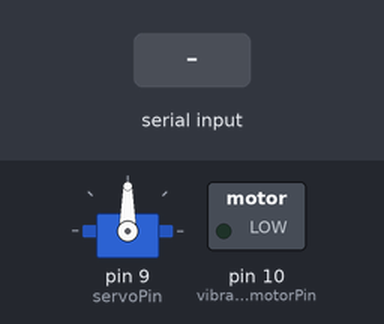
Recording of a sketch running on a simulated Arduino Uno, built with avr-gcc and run on an emulated ATmega328P. Parts: servo, switched loads named in the sketch (green lamp = pin HIGH). The inputs (shaded band) are chosen by the test bench. What the sketch prints to the serial monitor is not drawn.

Above: at 1.2 s.
1.3 s: "set_servo_angle:\n" received over Serial
At 1.9 s:
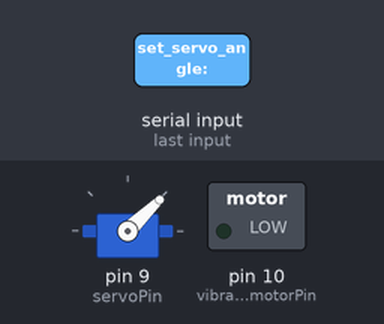
Timing chart, 0 to 4.3 s (numbered marks = the images above; inputs shaded):
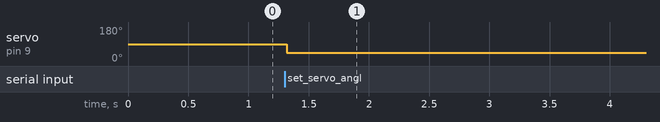

The sketch:

mainfinger.ino
```cpp
#include <Servo.h>
int servoPin=9;
int feedbackPin=A0;
int feedbackValue;
int vibrationmotorPin=10;
Servo MyServo; //defining a nickname to my servo


void setup() {
 Serial.begin(9600); //defining a wanted baud rate
 MyServo.attach(servoPin);
 //MyServo.write(0); //determines the prinmal angle of the servo to be at zero regarding its own axes -- i need to think if i need this or its not necessary!!
 pinMode(vibrationmotorPin,OUTPUT); //define the vibration motor as a one who accepts an order from arduino
}

void loop() {
  if (Serial.available() >0){ //checks if the port is available to preform the assignment
    String(command) = Serial.readStringUntil('\n'); //the communication between python and arduino works by strings
    // Serial.println(String(command));
    if (command.startsWith("set_servo_angle:")){
      int desired_angle = command.substring(16).toInt(); // the specification of the substring finds the desired angle in the form of a string, i need to understand if its 18 or 15
      int PWM = map(desired_angle,0,270,1000,2000); // translating the wanted angle into PWM, so the servomotor can read it --- need to think if this range is good
      MyServo.writeMicroseconds(PWM); //transfer the PWM high voltage value to the servomotor, with the information recieved
      //MyServo.write(desired_angle);
      delay(1000);//need to make sure this delay is suitble--
      int feedback = analogRead(feedbackPin); //reads the given voltage from the potentiometer about the angle the servo motor has reached to
      int feedback_angle=map(feedback,27,817,0,280);
      //int actual_angle= -0.04 * feedback_angle + 257.19;
      //int actual_angle=-1.074581*feedback_angle+273.456922;
      //float actual_angle=-1.115075825*feedback_angle+296.8777877;
      //float actual_angle=-0.8968*feedback_angle+266.24;
      //float actual_angle = -1.93539009*feedback_angle+393.1875363;
      float actual_angle = -1.950438358*feedback_angle+394.3631753;
      Serial.println("Moved to angle:"+String(actual_angle)); // sending the needed string to python
      delay(1000);//need to make sure this delay is suitble

      String(command) = Serial.readStringUntil('\n'); //the communication between python and arduino works by strings
      if (command.startsWith("activate_vibrationmotor")){
        //Serial.println("vib_mot");
        digitalWrite(vibrationmotorPin,HIGH);
        delay(3000); // activiating the vibration motor for 3000ms, can be determined to any wanted value
        digitalWrite(vibrationmotorPin,LOW);
        Serial.println("vibration motor activated for 3 sec"); // sending the needed string to python
      } else {
        Serial.println("vibration motor wasn't activated");
      }
    }
  }
}
```

Measured:
- after the input at 1.3 s, servo on pin 9 (servoPin): 90° → 44° at once
